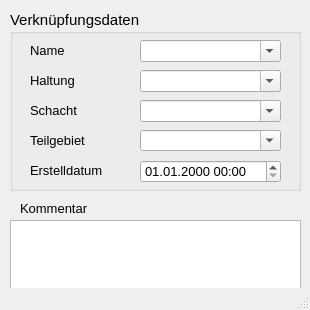
<?xml version="1.0" encoding="UTF-8"?>
<ui version="4.0">
 <class>MainWindow</class>
 <widget class="QMainWindow" name="MainWindow">
  <property name="geometry">
   <rect>
    <x>0</x>
    <y>0</y>
    <width>310</width>
    <height>310</height>
   </rect>
  </property>
  <property name="minimumSize">
   <size>
    <width>310</width>
    <height>310</height>
   </size>
  </property>
  <property name="font">
   <font>
    <family>Tahoma</family>
    <pointsize>10</pointsize>
   </font>
  </property>
  <property name="windowTitle">
   <string>Anbindung Direkteinleiter</string>
  </property>
  <property name="layoutDirection">
   <enum>Qt::LeftToRight</enum>
  </property>
  <widget class="QWidget" name="centralwidget">
   <widget class="QTextEdit" name="kommentar">
    <property name="geometry">
     <rect>
      <x>10</x>
      <y>220</y>
      <width>291</width>
      <height>81</height>
     </rect>
    </property>
    <property name="minimumSize">
     <size>
      <width>0</width>
      <height>0</height>
     </size>
    </property>
    <property name="toolTip">
     <string>&lt;html&gt;&lt;head/&gt;&lt;body&gt;&lt;p&gt;Platz für zusätzliche Kommentare&lt;/p&gt;&lt;/body&gt;&lt;/html&gt;</string>
    </property>
    <property name="statusTip">
     <string>Platz für zusätzliche Kommentare</string>
    </property>
   </widget>
   <widget class="QLabel" name="label_15">
    <property name="geometry">
     <rect>
      <x>20</x>
      <y>200</y>
      <width>81</width>
      <height>16</height>
     </rect>
    </property>
    <property name="text">
     <string>Kommentar</string>
    </property>
   </widget>
   <widget class="QGroupBox" name="groupBox_3">
    <property name="geometry">
     <rect>
      <x>10</x>
      <y>10</y>
      <width>291</width>
      <height>181</height>
     </rect>
    </property>
    <property name="font">
     <font>
      <family>Tahoma</family>
      <pointsize>11</pointsize>
     </font>
    </property>
    <property name="title">
     <string>Verknüpfungsdaten</string>
    </property>
    <widget class="QComboBox" name="teilgebiet">
     <property name="geometry">
      <rect>
       <x>130</x>
       <y>120</y>
       <width>141</width>
       <height>21</height>
      </rect>
     </property>
     <property name="font">
      <font>
       <family>Tahoma</family>
       <pointsize>10</pointsize>
      </font>
     </property>
     <property name="toolTip">
      <string>Zuordnung zu definiertem Teilgebiet</string>
     </property>
     <property name="statusTip">
      <string>Zuordnung zu definiertem Teilgebiet</string>
     </property>
     <property name="editable">
      <bool>true</bool>
     </property>
    </widget>
    <widget class="QLabel" name="label_14">
     <property name="geometry">
      <rect>
       <x>20</x>
       <y>120</y>
       <width>101</width>
       <height>21</height>
      </rect>
     </property>
     <property name="font">
      <font>
       <family>Tahoma</family>
       <pointsize>10</pointsize>
      </font>
     </property>
     <property name="text">
      <string>Teilgebiet</string>
     </property>
    </widget>
    <widget class="QgsDateTimeEdit" name="createdat">
     <property name="geometry">
      <rect>
       <x>130</x>
       <y>150</y>
       <width>141</width>
       <height>23</height>
      </rect>
     </property>
     <property name="font">
      <font>
       <family>Tahoma</family>
       <pointsize>10</pointsize>
      </font>
     </property>
     <property name="currentSection">
      <enum>QDateTimeEdit::DaySection</enum>
     </property>
     <property name="displayFormat">
      <string>dd.MM.yyyy HH:mm</string>
     </property>
    </widget>
    <widget class="QLabel" name="label_71">
     <property name="geometry">
      <rect>
       <x>20</x>
       <y>150</y>
       <width>101</width>
       <height>21</height>
      </rect>
     </property>
     <property name="font">
      <font>
       <family>Tahoma</family>
       <pointsize>10</pointsize>
      </font>
     </property>
     <property name="text">
      <string>Erstelldatum</string>
     </property>
    </widget>
    <widget class="QComboBox" name="haltnam">
     <property name="geometry">
      <rect>
       <x>130</x>
       <y>60</y>
       <width>141</width>
       <height>22</height>
      </rect>
     </property>
     <property name="font">
      <font>
       <family>Tahoma</family>
       <pointsize>10</pointsize>
      </font>
     </property>
     <property name="toolTip">
      <string>&lt;html&gt;&lt;head/&gt;&lt;body&gt;&lt;p&gt;(Name der) anbindende(n) Haltung&lt;/p&gt;&lt;/body&gt;&lt;/html&gt;</string>
     </property>
     <property name="statusTip">
      <string>(Name der) anbindende(n) Haltung</string>
     </property>
     <property name="editable">
      <bool>true</bool>
     </property>
    </widget>
    <widget class="QLabel" name="label_21">
     <property name="geometry">
      <rect>
       <x>20</x>
       <y>60</y>
       <width>101</width>
       <height>21</height>
      </rect>
     </property>
     <property name="font">
      <font>
       <family>Tahoma</family>
       <pointsize>10</pointsize>
      </font>
     </property>
     <property name="text">
      <string>Haltung</string>
     </property>
     <property name="alignment">
      <set>Qt::AlignLeading|Qt::AlignLeft|Qt::AlignVCenter</set>
     </property>
    </widget>
    <widget class="QLabel" name="label_4">
     <property name="geometry">
      <rect>
       <x>20</x>
       <y>30</y>
       <width>101</width>
       <height>21</height>
      </rect>
     </property>
     <property name="font">
      <font>
       <family>Tahoma</family>
       <pointsize>10</pointsize>
      </font>
     </property>
     <property name="text">
      <string>Name</string>
     </property>
     <property name="alignment">
      <set>Qt::AlignLeading|Qt::AlignLeft|Qt::AlignVCenter</set>
     </property>
    </widget>
    <widget class="QComboBox" name="elnam">
     <property name="geometry">
      <rect>
       <x>130</x>
       <y>30</y>
       <width>141</width>
       <height>22</height>
      </rect>
     </property>
     <property name="font">
      <font>
       <family>Tahoma</family>
       <pointsize>10</pointsize>
      </font>
     </property>
     <property name="toolTip">
      <string>&lt;html&gt;&lt;head/&gt;&lt;body&gt;&lt;p&gt;Name des angebundenen Direkteinleiters&lt;/p&gt;&lt;/body&gt;&lt;/html&gt;</string>
     </property>
     <property name="statusTip">
      <string>Name des angebundenen Direkteinleiters</string>
     </property>
     <property name="editable">
      <bool>true</bool>
     </property>
    </widget>
    <widget class="QLabel" name="label_72">
     <property name="geometry">
      <rect>
       <x>20</x>
       <y>90</y>
       <width>101</width>
       <height>21</height>
      </rect>
     </property>
     <property name="font">
      <font>
       <family>Tahoma</family>
       <pointsize>10</pointsize>
      </font>
     </property>
     <property name="text">
      <string>Schacht</string>
     </property>
    </widget>
    <widget class="QComboBox" name="schnam">
     <property name="geometry">
      <rect>
       <x>130</x>
       <y>90</y>
       <width>141</width>
       <height>22</height>
      </rect>
     </property>
     <property name="toolTip">
      <string>&lt;html&gt;&lt;head/&gt;&lt;body&gt;&lt;p&gt;anbindender Schacht&lt;/p&gt;&lt;/body&gt;&lt;/html&gt;</string>
     </property>
     <property name="statusTip">
      <string>anbindender Schacht</string>
     </property>
     <property name="editable">
      <bool>true</bool>
     </property>
    </widget>
   </widget>
  </widget>
  <widget class="QStatusBar" name="statusbar"/>
 </widget>
 <customwidgets>
  <customwidget>
   <class>QgsDateTimeEdit</class>
   <extends>QDateTimeEdit</extends>
   <header>qgsdatetimeedit.h</header>
  </customwidget>
 </customwidgets>
 <resources/>
 <connections/>
</ui>
